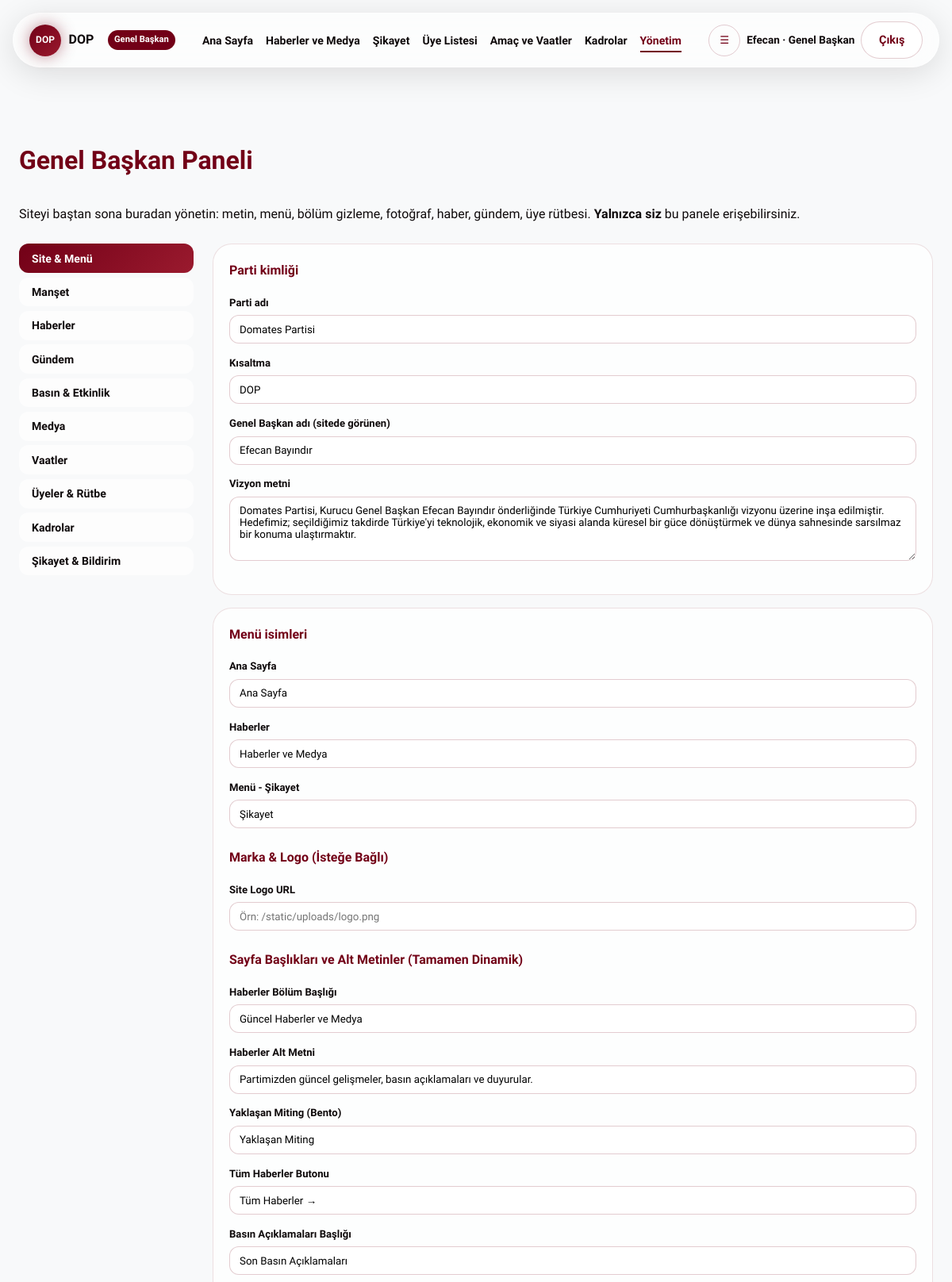
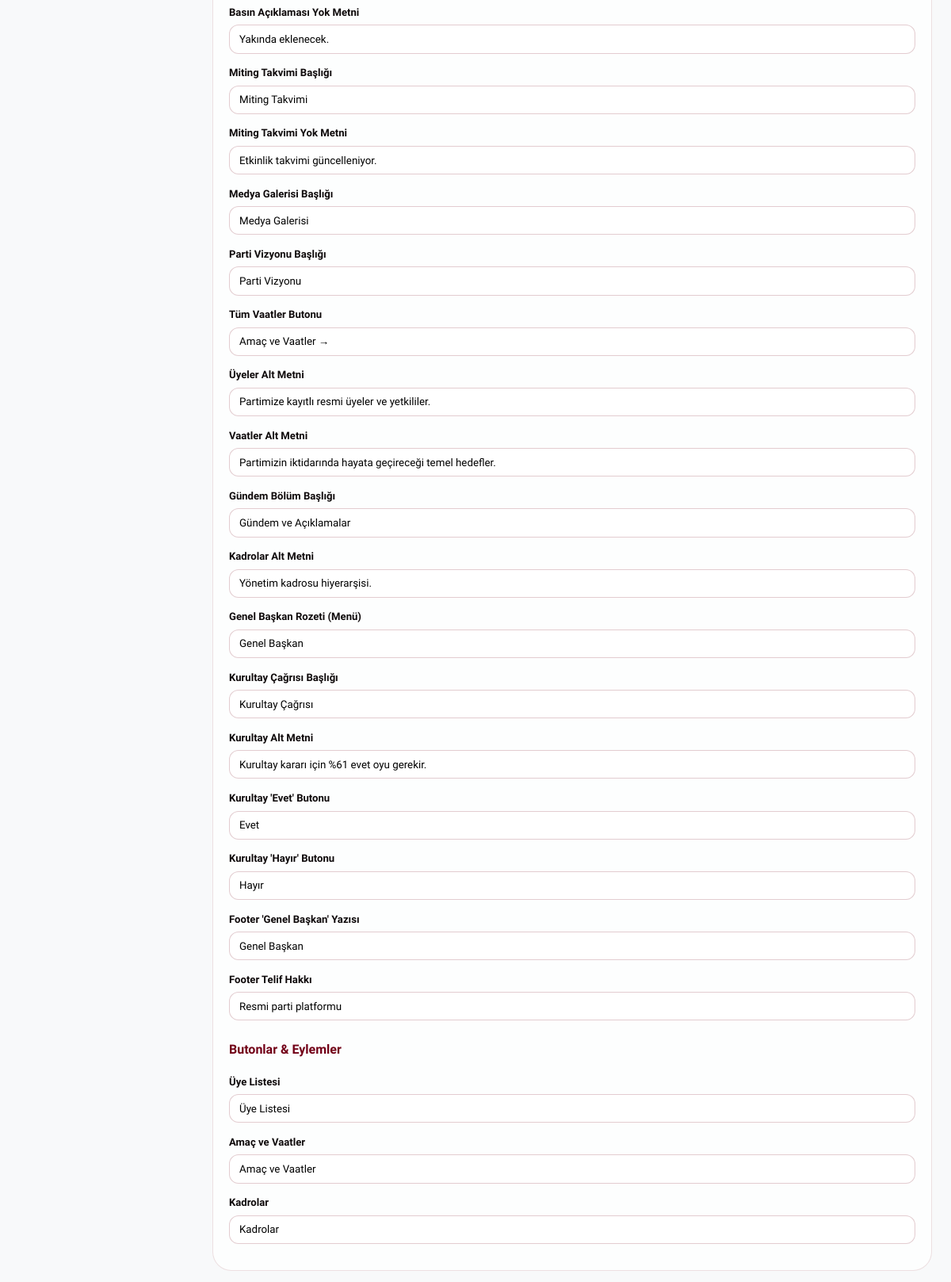
The page /yonetim (signed in, upper part) on the database its author committed (2 pictures, top to bottom).
### tables this page shows
CREATE TABLE cms_settings (
                key TEXT PRIMARY KEY,
                value TEXT NOT NULL
            );

CREATE TABLE users (
                id INTEGER PRIMARY KEY AUTOINCREMENT,
                username TEXT UNIQUE NOT NULL,
                password_hash TEXT NOT NULL,
                role TEXT NOT NULL CHECK(role IN ('admin', 'member', 'citizen')),
                first_name TEXT NOT NULL,
                last_name TEXT NOT NULL,
                created_at TEXT NOT NULL
            , email TEXT DEFAULT '');

### app.py (the view)
@app.route("/yonetim")
@chairman_required
def admin_panel():
    with db.get_db() as conn:
        content = _fetch_home_content(conn)
        promises = conn.execute("SELECT * FROM promises ORDER BY sort_order").fetchall()
        complaints = conn.execute(
            "SELECT * FROM complaints ORDER BY priority DESC, created_at DESC LIMIT 50"
        ).fetchall()
        notifications = conn.execute(
            "SELECT * FROM admin_notifications ORDER BY id DESC LIMIT 30"
        ).fetchall()
        cms = db.get_cms(conn)
        ctx = get_site_context(conn)
        member_options = _member_options(conn)
        all_users = conn.execute(
            """SELECT id, first_name, last_name, username, role, created_at FROM users
               ORDER BY CASE role WHEN 'admin' THEN 0 WHEN 'official' THEN 1 ELSE 2 END, first_name"""
        ).fetchall()
    return render_template(
        "admin.html",
        promises=[dict(p) for p in promises],
        complaints=[dict(c) for c in complaints],
        notifications=[dict(n) for n in notifications],
        member_options=member_options,
        all_users=[dict(u) for u in all_users],
        assignable_roles=db.CHAIRMAN_ASSIGNABLE_ROLES,
        role_labels=db.ROLE_LABELS,
        **content,
        **ctx,
    )

### templates/admin.html (shortened to what this page needs)
{% extends "base.html" %}
{% block extra_head %}
<link rel="stylesheet" href="{{ url_for('static', filename='css/chairman-panel.css') }}">
{% endblock %}
{% block content %}
<section class="section-pad" style="padding-top:5.5rem;">
  <div class="container">
    <h1 class="section-title">Genel Başkan Paneli</h1>
    <p style="margin-bottom:1.5rem;">Siteyi baştan sona buradan yönetin: metin, menü, bölüm gizleme, fotoğraf, haber, gündem, üye rütbesi. <strong>Yalnızca siz</strong> bu panele erişebilirsiniz.</p>
    <div class="chairman-dashboard">
      <nav class="chairman-tabs" aria-label="Yönetim sekmeleri">
        <button type="button" class="chairman-tab-btn active" data-panel="panel-site">Site & Menü</button>
        <button type="button" class="chairman-tab-btn" data-panel="panel-hero">Manşet</button>
        <button type="button" class="chairman-tab-btn" data-panel="panel-news">Haberler</button>
        <button type="button" class="chairman-tab-btn" data-panel="panel-agenda">Gündem</button>
        <button type="button" class="chairman-tab-btn" data-panel="panel-blocks">Basın & Etkinlik</button>
        <button type="button" class="chairman-tab-btn" data-panel="panel-media">Medya</button>
        <button type="button" class="chairman-tab-btn" data-panel="panel-promises">Vaatler</button>
        <button type="button" class="chairman-tab-btn" data-panel="panel-members">Üyeler & Rütbe</button>
        <button type="button" class="chairman-tab-btn" data-panel="panel-org">Kadrolar</button>
        <button type="button" class="chairman-tab-btn" data-panel="panel-other">Şikayet & Bildirim</button>
      </nav>
      <div class="chairman-panels">
        <div id="panel-site" class="chairman-panel active">
          <div class="cms-card">
            <h4>Parti kimliği</h4>
            <div class="form-row"><label>Parti adı</label><input type="text" id="cms-party_name" value="{{ cms.party_name }}"></div>
            <div class="form-row"><label>Kısaltma</label><input type="text" id="cms-party_short" value="{{ cms.party_short }}"></div>
            <div class="form-row"><label>Genel Başkan adı (sitede görünen)</label><input type="text" id="cms-chairman" value="{{ cms.chairman }}"></div>
            <div class="form-row"><label>Vizyon metni</label><textarea id="cms-vision_text" rows="4">{{ cms.vision_text }}</textarea></div>
          </div>
          <div class="cms-card">
            <h4>Menü isimleri</h4>
            <div class="form-row"><label>Ana Sayfa</label><input id="cms-nav_home" value="{{ cms.nav_home }}"></div>
            <div class="form-row"><label>Haberler</label><input id="cms-nav_news" value="{{ cms.nav_news|default('Haberler') }}"></div>
              <div class="form-row"><label>Menü - Şikayet</label><input id="cms-nav_complaint" value="{{ cms.nav_complaint|default('Şikayet Kutusu') }}"></div>
            <h4 style="margin-top:1.5rem;">Marka & Logo (İsteğe Bağlı)</h4>
            <div class="cms-grid">
              <div class="form-row"><label>Site Logo URL</label><input id="cms-logo_url" value="{{ cms.logo_url|default('') }}" placeholder="Örn: /static/uploads/logo.png"></div>
            </div>
            <h4 style="margin-top:1.5rem;">Sayfa Başlıkları ve Alt Metinler (Tamamen Dinamik)</h4>
            <div class="cms-grid">
              <div class="form-row"><label>Haberler Bölüm Başlığı</label><input id="cms-title_news_section" value="{{ cms.title_news_section|default('Güncel Haberler ve Medya') }}"></div>
              <div class="form-row"><label>Haberler Alt Metni</label><input id="cms-text_news_subtitle" value="{{ cms.text_news_subtitle|default('Partimizden güncel gelişmeler, basın açıklamaları ve duyurular.') }}"></div>
              <div class="form-row"><label>Yaklaşan Miting (Bento)</label><input id="cms-title_upcoming_event" value="{{ cms.title_upcoming_event|default('Yaklaşan Miting') }}"></div>
              <div class="form-row"><label>Tüm Haberler Butonu</label><input id="cms-btn_all_news" value="{{ cms.btn_all_news|default('Tüm Haberler →') }}"></div>
              <div class="form-row"><label>Basın Açıklamaları Başlığı</label><input id="cms-title_press_section" value="{{ cms.title_press_section|default('Son Basın Açıklamaları') }}"></div>
              <div class="form-row"><label>Basın Açıklaması Yok Metni</label><input id="cms-text_empty_press" value="{{ cms.text_empty_press|default('Yakında eklenecek.') }}"></div>
              <div class="form-row"><label>Miting Takvimi Başlığı</label><input id="cms-title_events_section" value="{{ cms.title_events_section|default('Miting Takvimi') }}"></div>
              <div class="form-row"><label>Miting Takvimi Yok Metni</label><input id="cms-text_empty_events" value="{{ cms.text_empty_events|default('Etkinlik takvimi güncelleniyor.') }}"></div>
              <div class="form-row"><label>Medya Galerisi Başlığı</label><input id="cms-title_media_section" value="{{ cms.title_media_section|default('Medya Galerisi') }}"></div>
              <div class="form-row"><label>Parti Vizyonu Başlığı</label><input id="cms-title_vision_section" value="{{ cms.title_vision_section|default('Parti Vizyonu') }}"></div>
              <div class="form-row"><label>Tüm Vaatler Butonu</label><input id="cms-btn_all_promises" value="{{ cms.btn_all_promises|default('Amaç ve Vaatler →') }}"></div>
              <div class="form-row"><label>Üyeler Alt Metni</label><input id="cms-text_members_subtitle" value="{{ cms.text_members_subtitle|default('Partimize kayıtlı resmi üyeler ve yetkililer.') }}"></div>
              <div class="form-row"><label>Vaatler Alt Metni</label><input id="cms-text_promises_subtitle" value="{{ cms.text_promises_subtitle|default('Partimizin iktidarında hayata geçireceği temel hedefler.') }}"></div>
              <div class="form-row"><label>Gündem Bölüm Başlığı</label><input id="cms-title_agenda_section" value="{{ cms.title_agenda_section|default('Gündem ve Açıklamalar') }}"></div>
              <div class="form-row"><label>Kadrolar Alt Metni</label><input id="cms-text_org_subtitle" value="{{ cms.text_org_subtitle|default('Yönetim kadrosu hiyerarşisi.') }}"></div>
              <div class="form-row"><label>Genel Başkan Rozeti (Menü)</label><input id="cms-text_chairman_badge" value="{{ cms.text_chairman_badge|default('Genel Başkan') }}"></div>
              <div class="form-row"><label>Kurultay Çağrısı Başlığı</label><input id="cms-title_congress" value="{{ cms.title_congress|default('Kurultay Çağrısı') }}"></div>
              <div class="form-row"><label>Kurultay Alt Metni</label><input id="cms-text_congress_desc" value="{{ cms.text_congress_desc|default('Kurultay kararı için %61 evet oyu gerekir.') }}"></div>
              <div class="form-row"><label>Kurultay 'Evet' Butonu</label><input id="cms-btn_congress_yes" value="{{ cms.btn_congress_yes|default('Evet') }}"></div>
              <div class="form-row"><label>Kurultay 'Hayır' Butonu</label><input id="cms-btn_congress_no" value="{{ cms.btn_congress_no|default('Hayır') }}"></div>
              <div class="form-row"><label>Footer 'Genel Başkan' Yazısı</label><input id="cms-text_footer_chairman" value="{{ cms.text_footer_chairman|default('Genel Başkan') }}"></div>
              <div class="form-row"><label>Footer Telif Hakkı</label><input id="cms-text_footer_copyright" value="{{ cms.text_footer_copyright|default('Resmi parti platformu') }}"></div>
            </div>
            <h4 style="margin-top:1.5rem;">Butonlar & Eylemler</h4>
            <div class="form-row"><label>Üye Listesi</label><input id="cms-nav_members" value="{{ cms.nav_members }}"></div>
            <div class="form-row"><label>Amaç ve Vaatler</label><input id="cms-nav_promises" value="{{ cms.nav_promises }}"></div>
            <div class="form-row"><label>Kadrolar</label><input id="cms-nav_org" value="{{ cms.nav_org }}"></div>
          </div>
        </div>
      </div>
    </div>
  </div>
</section>
{% endblock %}

### templates/base.html (shortened to what this page needs)
<!DOCTYPE html>
<html lang="tr">
<head>
  <link rel="stylesheet" href="{{ url_for('static', filename='css/main.css') }}">
  {% block extra_head %}{% endblock %}
</head>
<body class="{% block body_class %}{% endblock %}{% if is_chairman %} chairman-mode{% endif %}"
  data-user-role="{% if current_user.is_authenticated %}{{ current_user.role }}{% else %}guest{% endif %}"
  data-logged-in="{% if current_user.is_authenticated %}1{% else %}0{% endif %}"
  data-chairman="{% if is_chairman %}1{% else %}0{% endif %}">
  <div class="nav-spacer"></div>
  <div class="floating-nav-wrap" id="floating-nav">
    <header class="floating-nav">
      <a href="{{ url_for('index') }}" class="brand">
        {% if cms.logo_url %}
        <img src="{{ cms.logo_url }}" alt="Logo" class="brand-logo-img" style="height:32px; object-fit:contain; border-radius:4px;">
        {% else %}
        <span class="brand-logo">{{ cms.party_short[:3] }}</span>
        {% endif %}
        <span>{{ cms.party_short }}</span>
        {% if is_chairman %}<span class="chairman-badge">{{ cms.text_chairman_badge|default('Genel Başkan') }}</span>{% endif %}
      </a>
      <nav>
        <ul class="main-nav" id="main-nav">
          <li><a href="{{ url_for('index') }}" class="{% if request.endpoint == 'index' %}active{% endif %}">{{ cms.nav_home }}</a></li>
          <li><a href="{{ url_for('news_media') }}" class="{% if request.endpoint == 'news_media' %}active{% endif %}">{{ cms.nav_news|default('Haberler') }}</a></li>
          <li><a href="{{ url_for('complaint') }}" class="{% if request.endpoint == 'complaint' %}active{% endif %}">{{ cms.nav_complaint }}</a></li>
          <li><a href="{{ url_for('members') }}" class="{% if request.endpoint == 'members' %}active{% endif %}">{{ cms.nav_members }}</a></li>
          <li><a href="{{ url_for('promises_page') }}" class="{% if request.endpoint == 'promises_page' %}active{% endif %}">{{ cms.nav_promises }}</a></li>
          <li><a href="{{ url_for('org_chart') }}" class="{% if request.endpoint == 'org_chart' %}active{% endif %}">{{ cms.nav_org }}</a></li>
          {% if is_chairman %}
          <li class="admin-only"><a href="{{ url_for('admin_panel') }}" class="{% if request.endpoint == 'admin_panel' %}active{% endif %}">{{ cms.nav_admin|default('Panel') }}</a></li>
          {% endif %}
        </ul>
      </nav>
      <div class="nav-icons">
        <button type="button" class="icon-btn" id="nav-toggle" aria-label="Menü">☰</button>
        {% if current_user.is_authenticated %}
        <span style="font-size:0.85rem;font-weight:600;">{{ current_user.first_name }} · {{ current_user.role_label }}</span>
        <a href="{{ url_for('logout') }}" class="btn btn-glass">Çıkış</a>
        {% else %}
        <a href="{{ url_for('register_member') }}" class="btn btn-glass">Üye Ol</a>
        <a href="{{ url_for('login') }}" class="btn btn-premium">Giriş</a>
        {% endif %}
      </div>
    </header>
  </div>
  <main>
    {% block content %}{% endblock %}
  </main>
</body>
</html>

### rows shown on the page
cms_settings: value "DOP", party_short "DOP"
cms_settings: nav_home "Ana Sayfa"
cms_settings: nav_news "Haberler ve Medya"
cms_settings: nav_complaint "Şikayet"
cms_settings: nav_members "Üye Listesi"
cms_settings: nav_promises "Amaç ve Vaatler"
cms_settings: nav_org "Kadrolar"
cms_settings: nav_admin "Yönetim"
users: first_name "Efecan"
cms_settings: party_name "Domates Partisi"
cms_settings: chairman "Efecan Bayındır"
cms_settings: vision_text "Domates Partisi, Kurucu Genel Başkan Efecan Bayındır önderliğinde Türkiye Cumhuriyeti Cumhurbaşkanlığı vizyonu üzerine inşa edilmiştir. Hedefimiz; seçildiğimiz takdirde Türkiye'yi teknolojik, ekonomik ve siyasi alanda küresel bir güce dönüştürmek ve dünya sahnesinde sarsılmaz bir konuma ulaştırmaktır."

### other values the page prints
{{ cms.text_chairman_badge|default('Genel Başkan') }} "Genel Başkan"
{{ current_user.role_label }} "Genel Başkan"
